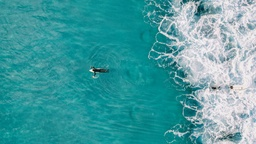
#> input picture content-aware image resizing/surfer.jpg, 256 x 144 px, shrunk from 1920 x 1079 before the run
$ python energy.py surfer.jpg surfer-energy.png
#> lines starting #> are read from the running program, lines starting #| are printed output that depends on the picture
### content-aware image resizing/utils.py
"""
A set of utilities that are helpful for working with images. These are utilities
needed to actually apply the seam carving algorithm to images, but because they
aren't core the algorithm, they are implemented for you.

There is no need to change any code in this module.
"""


from PIL import Image


class Color:
    """
    A simple class representing an RGB value.
    """

    def __init__(self, r, g, b):
        self.r = r
        self.g = g
        self.b = b

    def __repr__(self):
        return f'Color({self.r}, {self.g}, {self.b})'

    def __str__(self):
        return repr(self)


def read_image_into_array(filename):
    """
    Read the given image into a 2D array of pixels. The result is an array,
    where each element represents a row. Each row is an array, where each
    element is a color.

    See: Color
    """
#> called with filename = 'surfer.jpg'

    img = Image.open(filename, 'r')
#> img is the input picture: PIL image 256x144 RGB; mean R, G, B 73.7, 157.7, 161.9
    w, h = img.size
#> w = 256; h = 144
    # Slicing pixels into 2D array
    pixels = list(Color(*pixel) for pixel in img.getdata())
#> pixels = 36864 items
    return [pixels[n:(n + w)] for n in range(0, w * h, w)]


def write_array_into_image(pixels, filename):
    """
    Write the given 2D array of pixels into an image with the given filename.
    The input pixels are represented as an array, where each element is a row.
    Each row is an array, where each element is a color.

    See: Color
    """

    h = len(pixels)
    w = len(pixels[0])

    img = Image.new('RGB', (w, h))

    output_pixels = img.load()
    for y, row in enumerate(pixels):
        for x, color in enumerate(row):
            output_pixels[x, y] = (color.r, color.g, color.b)

    img.save(filename)

### content-aware image resizing/energy.py
"""
The first step in the seam carving algorithm: computing the energy of an image.

The functions you fill out in this module will be used as part of the overall
seam carving process. If you run this module in isolation, the energy of an
image will be visualized as a grayscale heat map, with brighter spots
representing pixels:

    python3 energy.py surfer.jpg surfer-energy.png
"""


import sys

from utils import Color, read_image_into_array, write_array_into_image


def energy_at(pixels, x, y):
    """
    Compute the energy of the image at the given (x, y) position.

    The energy of the pixel is determined by looking at the pixels surrounding
    the requested position. In the case the requested position is at the edge
    of the image, the current position is used whenever a "surrounding position"
    would go out of bounds.

    This is one of the functions you will need to implement. Expected return
    value: a single number representing the energy at that point.
    """
    h = len(pixels)
    w = len(pixels[0])

    # Horizontal energy
    x0 = x if x == 0 else x - 1
    x1 = x if x == w - 1 else x + 1

    dxr = pixels[y][x0].r - pixels[y][x1].r
    dxb = pixels[y][x0].b - pixels[y][x1].b
    dxg = pixels[y][x0].g - pixels[y][x1].g

    dx = dxr*dxr + dxb*dxb + dxg*dxg

    # Vertical energy
    y0 = y if y == 0 else y - 1
    y1 = y if y == h - 1 else y + 1

    dyr = pixels[y0][x].r - pixels[y1][x].r
    dyb = pixels[y0][x].b - pixels[y1][x].b
    dyg = pixels[y0][x].g - pixels[y1][x].g

    dy = dyr*dyr + dyb*dyb + dyg*dyg

    return dx + dy
    # raise NotImplementedError('energy_at is not implemented')


def compute_energy(pixels):
    """
    Compute the energy of the image at every pixel. Should use the `energy_at`
    function to actually compute the energy at any single position.

    The input is given as a 2D array of colors, and the output should be a 2D
    array of numbers, each representing the energy value at the corresponding
    position.

    This is one of the functions you will need to implement. Expected return
    value: the 2D grid of energy values.
    """
    energy = [[0 for _ in row] for row in pixels]
    for y, row in enumerate(pixels):
        for x, _ in enumerate(row):
            energy[y][x] = energy_at(pixels, x, y)
    return energy
    # raise NotImplementedError('compute_energy is not implemented')


def energy_data_to_colors(energy_data):
    """
    Convert the energy values at each pixel into colors that can be used to
    visualize the energy of the image. The steps to do this conversion are:

      1. Normalize the energy values to be between 0 and 255.
      2. Convert these values into grayscale colors, where the RGB values are
         all the same for a single color.

    This is NOT one of the functions you have to implement.
    """

    colors = [[0 for _ in row] for row in energy_data]

    max_energy = max(
        energy
        for row in energy_data
        for energy in row
    )

    for y, row in enumerate(energy_data):
        for x, energy in enumerate(row):
            energy_normalized = round(energy / max_energy * 255)
            colors[y][x] = Color(
                energy_normalized,
                energy_normalized,
                energy_normalized
            )

    return colors


if __name__ == '__main__':
    if len(sys.argv) != 3:
        print(f'USAGE: {__file__} <input> <output>')
        sys.exit(1)

    input_filename = sys.argv[1]
    output_filename = sys.argv[2]

    print(f'Reading {input_filename}...')
    pixels = read_image_into_array(input_filename)
#> pixels = 144 items
    print(len(pixels))
#| 144

    print('Computing the energy...')
    energy_data = compute_energy(pixels)
#> the loop in compute_energy, `for y, row in enumerate(pixels):` made 144 passes
    energy_pixels = energy_data_to_colors(energy_data)
#> the loop in energy_data_to_colors, `for y, row in enumerate(energy_data):` made 144 passes

    print(f'Saving {output_filename}')
    write_array_into_image(energy_pixels, output_filename)
#> in write_array_into_image, `img = Image.new('RGB', (w, h))`: img: PIL image 256x144 RGB; every value is 0
#> the loop in write_array_into_image, `for y, row in enumerate(pixels):` made 144 passes
#> in write_array_into_image, `img.save(filename)`:
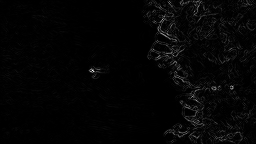
#> saved as surfer-energy.png: PIL image 256x144 RGB; min 0, max 255, mean 4.7
